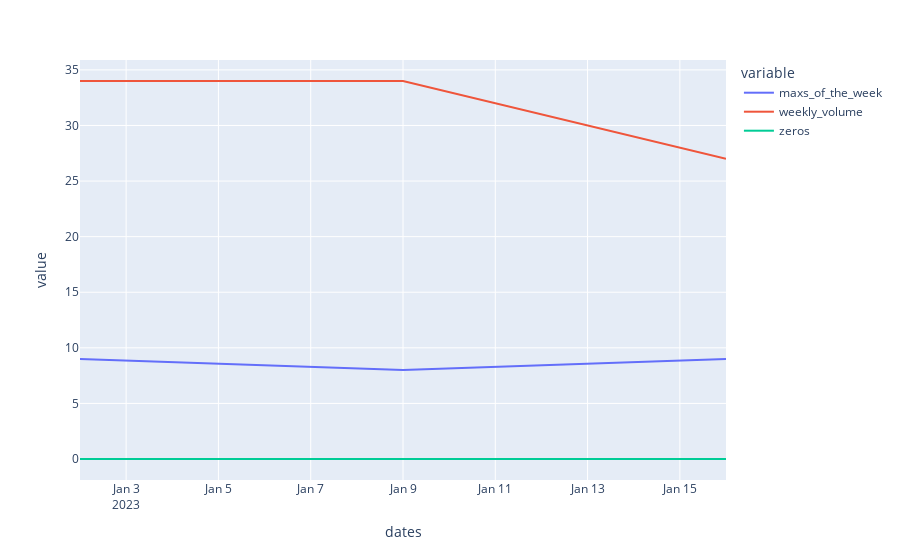

Notebook code for this chart:
### Code cell
px.line(push_up.week_df, y=['maxs_of_the_week', 'weekly_volume', 'zeros'])

### Figure 1 — Plotly figure (JSON) as saved in the notebook; plotly's stock layout.template omitted (floating-point values rounded to 4 significant figures)
{"data": [{"hovertemplate": "variable=maxs_of_the_week<br>dates=%{x}<br>value=%{y}<extra></extra>", "legendgroup": "maxs_of_the_week", "line": {"color": "#636efa", "dash": "solid"}, "marker": {"symbol": "circle"}, "mode": "lines", "name": "maxs_of_the_week", "orientation": "v", "showlegend": true, "type": "scatter", "x": ["2023-01-02T00:00:00+00:00", "2023-01-09T00:00:00+00:00", "2023-01-16T00:00:00+00:00"], "xaxis": "x", "y": [9, 8, 9], "yaxis": "y"}, {"hovertemplate": "variable=weekly_volume<br>dates=%{x}<br>value=%{y}<extra></extra>", "legendgroup": "weekly_volume", "line": {"color": "#EF553B", "dash": "solid"}, "marker": {"symbol": "circle"}, "mode": "lines", "name": "weekly_volume", "orientation": "v", "showlegend": true, "type": "scatter", "x": ["2023-01-02T00:00:00+00:00", "2023-01-09T00:00:00+00:00", "2023-01-16T00:00:00+00:00"], "xaxis": "x", "y": [34, 34, 27], "yaxis": "y"}, {"hovertemplate": "variable=zeros<br>dates=%{x}<br>value=%{y}<extra></extra>", "legendgroup": "zeros", "line": {"color": "#00cc96", "dash": "solid"}, "marker": {"symbol": "circle"}, "mode": "lines", "name": "zeros", "orientation": "v", "showlegend": true, "type": "scatter", "x": ["2023-01-02T00:00:00+00:00", "2023-01-09T00:00:00+00:00", "2023-01-16T00:00:00+00:00"], "xaxis": "x", "y": [0, 0, 0], "yaxis": "y"}], "layout": {"legend": {"title": {"text": "variable"}, "tracegroupgap": 0}, "margin": {"t": 60}, "xaxis": {"anchor": "y", "domain": [0, 1], "title": {"text": "dates"}}, "yaxis": {"anchor": "x", "domain": [0, 1], "title": {"text": "value"}}}}
